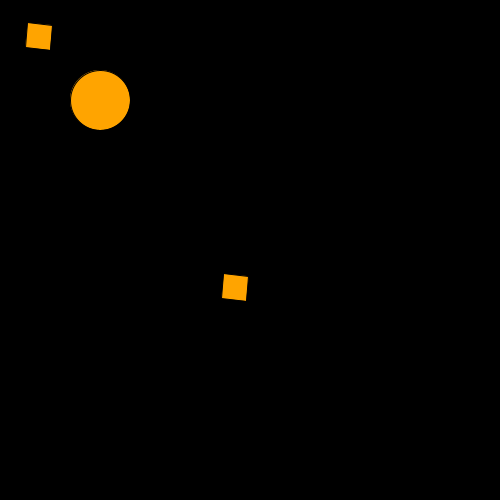
Frame 1 (no input)
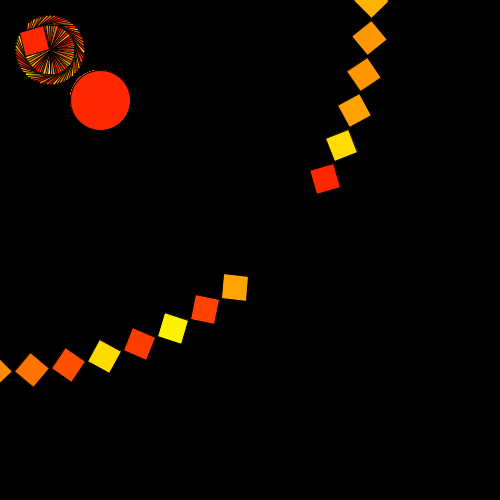
Frame 60 (the mouse pressed at the canvas centre just before this capture)
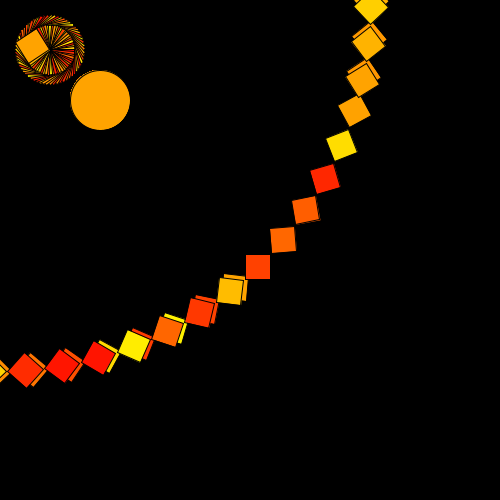
Frame 120 (the mouse held since frame 60 and released just before this capture)

The Processing sketch that drew these frames (run headless with seeded random() and noise(); from frame 60 on, the mouse is pressed at the canvas centre):

// Processing sketch: processing_112695
// ── processing_112695.pde

float SA = 0;
float timer = 0;
float DS = 0.0;
float DR = 0;

void setup()
{
  size(500,500);
  background(0);
}

void draw(){
  
  fill(255,random(255),0);
  
  timer ++;
  
  if (timer >= 300)
  {
  rotate(PI);
  scale(DS);
  rect(0,0,50,50);
  DS += 0.05;
  if (DS >= 3){
    DS = -DS;
  }
  
  
  
  }
  
  

  ellipse(100,100,60,60);
  
  SA += 0.1;
 pushMatrix();

 smooth();
 rotate(SA);
 rect(250, 250, 25, 25);
 
 popMatrix();
 
pushMatrix();

 translate(50,50);
 rotate(SA);
 rect(-25,-25,25,25);
 
 

 
 popMatrix();
 
 
 
 
 
 
}
